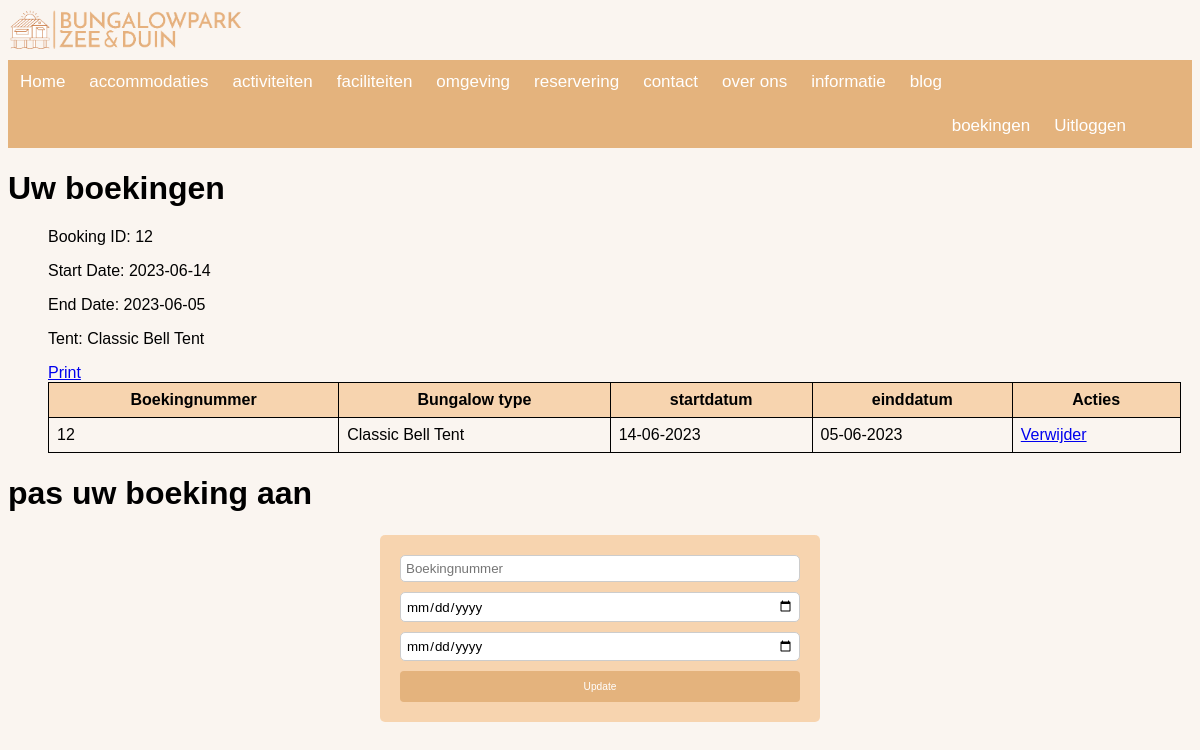
Before: /gebruiker (signed in) with the older database file.
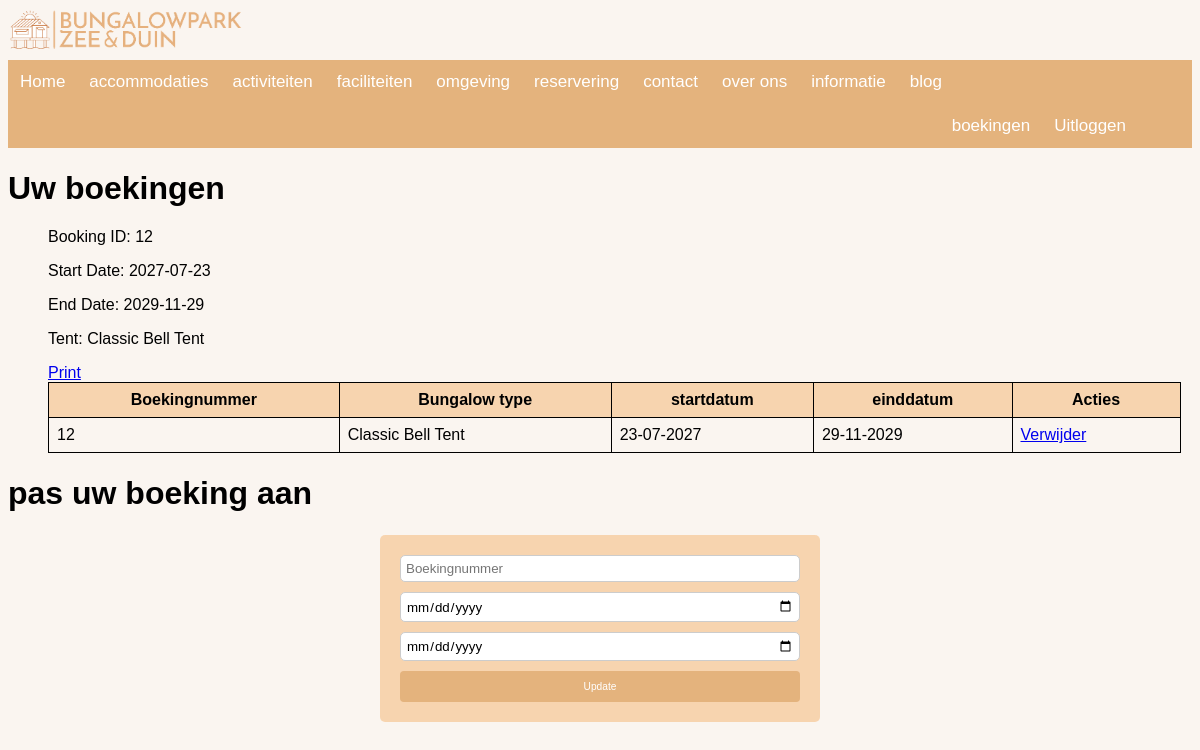
After: the same page with the newer database file.
### bungalowpark/models.py (models this page shows, shortened)
class Boeking(db.Model):
    __tablename__ = 'reserveringen'
    id = db.Column(db.Integer(), primary_key=True)
    bungalowID = db.Column(db.Integer(), nullable=False)
    tent_omschrijving = db.Column(db.String(100), nullable=False)
    startdatum = db.Column(db.Date(), nullable=False)
    einddatum = db.Column(db.Date(), nullable=False)
    userID = db.Column(db.Integer, db.ForeignKey('users.id'), nullable=False)

### bungalowpark/__init__.py (the view)
@app.route('/gebruiker')
@login_required
@check_user_bookings
def gebruiker(heeft_boekingen):
    bungID = Boeking.query.filter_by(userID=current_user.id).all()
    return render_template('gebruiker.html', bungID=bungID, heeft_boekingen=heeft_boekingen)

### bungalowpark/__init__.py (called while the page is built)
def check_user_bookings(f):
    @wraps(f)
    def decorated_function(*args, **kwargs):
        heeft_boekingen = None
        if current_user.is_authenticated:
            heeft_boekingen = Boeking.query.filter_by(userID=current_user.id).first()
        return f(heeft_boekingen=heeft_boekingen, *args, **kwargs)
    return decorated_function

### bungalowpark/models.py (called while the page is built)
@login_manager.user_loader
def load_user(user_id):
    return User.query.get(user_id)

### bungalowpark/templates/gebruiker.html (shortened to what this page needs)
{% extends "base.html" %}
{% block content %}
<h1>Uw boekingen</h1>
<ul>
    {% for item in bungID %}
    <table>
        <tr>
            <th>Boekingnummer</th>
            <th>Bungalow type</th>
            <th>startdatum</th>
            <th>einddatum</th>
            <th>Acties</th>
        </tr>
    <tr>
        <td>{{ item.id }}</td>
        <td>{{ item.tent_omschrijving }}</td>
        <td>{{ item.startdatum.strftime('%d-%m-%Y')  }}</td>
        <td>{{ item.einddatum.strftime('%d-%m-%Y') }}</td>
        <td>
            <a href="{{ url_for('delete_boeking', boeking_id=item.id) }}" onclick="return confirm('Weet je zeker dat je deze boeking wilt verwijderen?')" class="verwijderen">Verwijder</a>
        </td>
    </tr>
    {% endfor %}
    {% for booking in bungID %}
    <div class="booking-item">
        <p>Booking ID: {{ booking.id }}</p>
        <p>Start Date: {{ booking.startdatum }}</p>
        <p>End Date: {{ booking.einddatum }}</p>
        <p>Tent: {{ booking.tent_omschrijving }}</p>
        <a href="{{ url_for('print_booking', booking_id=booking.id) }}" target="_blank">Print</a>
    </div>
    {% endfor %}
    </table>
</ul>
<h1>pas uw boeking aan </h1>
<form class="form-grid" action="/update_boeking" method="POST">
    <input type="text" name="boeking_id" placeholder="Boekingnummer" required>
    <input type="date" name="startdatum" placeholder="Startdatum" required>
    <input type="date" name="einddatum" placeholder="Einddatum" required>
    <button type="submit">Update</button>
  </form>
{% endblock %}

Changed rows visible on the page:
changed Boeking "Classic Bell Tent": startdatum "14-06-2023" → "23-07-2027"; einddatum "05-06-2023" → "29-11-2029"; startdatum "2023-06-14" → "2027-07-23"; einddatum "2023-06-05" → "2029-11-29"
